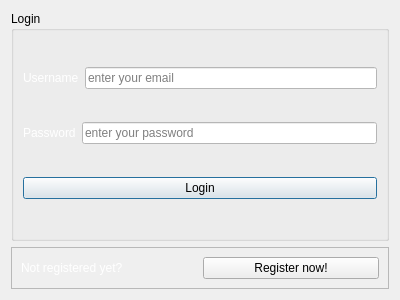
<?xml version="1.0" encoding="UTF-8"?>
<ui version="4.0">
 <class>Login</class>
 <widget class="QDialog" name="Login">
  <property name="geometry">
   <rect>
    <x>0</x>
    <y>0</y>
    <width>400</width>
    <height>300</height>
   </rect>
  </property>
  <property name="windowTitle">
   <string>Dialog</string>
  </property>
  <property name="styleSheet">
   <string notr="true">QLineEdit{ background-color: white;} QLabel{color: white;}</string>
  </property>
  <layout class="QVBoxLayout" name="verticalLayout">
   <item>
    <widget class="QGroupBox" name="groupBox">
     <property name="sizePolicy">
      <sizepolicy hsizetype="Preferred" vsizetype="MinimumExpanding">
       <horstretch>0</horstretch>
       <verstretch>0</verstretch>
      </sizepolicy>
     </property>
     <property name="minimumSize">
      <size>
       <width>0</width>
       <height>0</height>
      </size>
     </property>
     <property name="title">
      <string>Login</string>
     </property>
     <layout class="QVBoxLayout" name="verticalLayout_2">
      <item>
       <layout class="QHBoxLayout" name="horizontalLayout">
        <item>
         <widget class="QLabel" name="label_User">
          <property name="text">
           <string>Username</string>
          </property>
         </widget>
        </item>
        <item>
         <widget class="QLineEdit" name="lineEdit_User">
          <property name="autoFillBackground">
           <bool>false</bool>
          </property>
          <property name="text">
           <string/>
          </property>
          <property name="placeholderText">
           <string>enter your email</string>
          </property>
         </widget>
        </item>
       </layout>
      </item>
      <item>
       <layout class="QHBoxLayout" name="horizontalLayout_2">
        <item>
         <widget class="QLabel" name="label_Pass">
          <property name="text">
           <string>Password</string>
          </property>
         </widget>
        </item>
        <item>
         <widget class="QLineEdit" name="lineEdit_Pass">
          <property name="placeholderText">
           <string>enter your password</string>
          </property>
         </widget>
        </item>
       </layout>
      </item>
      <item>
       <widget class="QPushButton" name="pushButton_Login">
        <property name="text">
         <string>Login</string>
        </property>
       </widget>
      </item>
     </layout>
    </widget>
   </item>
   <item>
    <widget class="QFrame" name="frame">
     <property name="frameShape">
      <enum>QFrame::StyledPanel</enum>
     </property>
     <property name="frameShadow">
      <enum>QFrame::Raised</enum>
     </property>
     <layout class="QHBoxLayout" name="horizontalLayout_3">
      <item>
       <widget class="QLabel" name="label">
        <property name="text">
         <string>Not registered yet?</string>
        </property>
       </widget>
      </item>
      <item>
       <widget class="QPushButton" name="pushButton_Reg">
        <property name="text">
         <string>Register now!</string>
        </property>
       </widget>
      </item>
     </layout>
    </widget>
   </item>
  </layout>
 </widget>
 <resources/>
 <connections/>
</ui>
